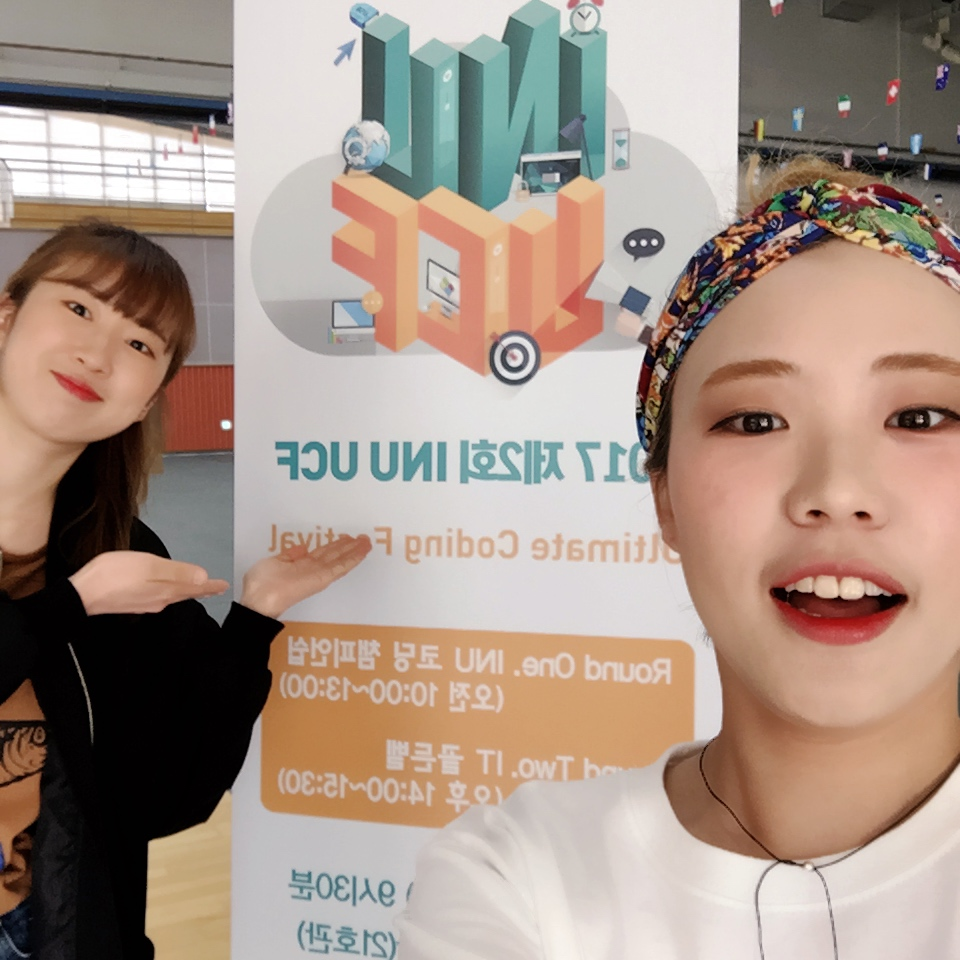
//> input picture input/IMG_6385.JPG, 960 x 960 px
$ ./2-3 ../input/IMG_6385.JPG   (built with g++ and OpenCV 4)
//> lines starting //> are read from the running program, lines starting //| are printed output that depends on the picture; after the words box and inside, x2 and y2 are one past the last pixel; in counts of white or black regions, pixels touching at a corner belong together
#include <opencv2/opencv.hpp>
#include <iostream>

using namespace cv;
using namespace std;

void addSaltAndPepperNoise(Mat& img, double noise_ratio)
{
	int rows = img.rows;
	int cols = img.cols;
	int ch = img.channels();
	int num_of_noise_pixels = (int)((double)(rows*cols*ch)*noise_ratio);

	for (int i = 0; i < num_of_noise_pixels; i++)
	{
		int r = rand() % rows;
		int c = rand() % cols;
		int _ch = rand() % ch;

		uchar* pixel = img.ptr<uchar>(r) + (c*ch) + _ch;

		*pixel = (rand() % 2 == 1) ? 255 : 0;
	}
}

int main(int agrc,char ** argv)
{
	Mat inputImg;
	Mat spImg;

	inputImg = imread(argv[1], IMREAD_UNCHANGED);
//> inputImg is the input picture: 960 rows x 960 cols, CV_8UC3; mean B, G, R 134.7, 146.8, 165.8
	resize(inputImg, inputImg, Size(), 0.25, 0.25, CV_INTER_AREA);
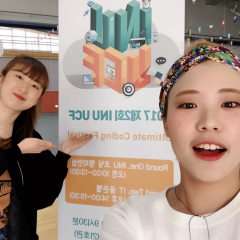
//> inputImg: 240 rows x 240 cols, CV_8UC3; mean B, G, R 134.7, 146.8, 165.8

	spImg = inputImg.clone();
	addSaltAndPepperNoise(spImg, 0.05);
//> after the loop in addSaltAndPepperNoise, `for (int i = 0; i < num_of_noise_pixels; i++)`:
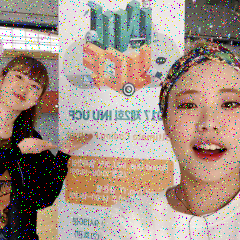
//> img: 240 rows x 240 cols, CV_8UC3; 13.89% of pixels changed, all inside (x1, y1, x2, y2) = (0, 0, 240, 240)

	Mat localAvgImg;
	blur(spImg, localAvgImg, Size(5, 5));
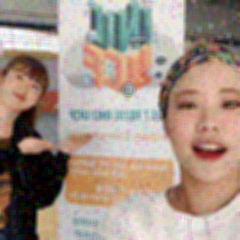
//> localAvgImg: 240 rows x 240 cols, CV_8UC3; mean B, G, R 134.4, 145.9, 163.8

	Mat gaussianSmoothedImg;
	GaussianBlur(spImg, gaussianSmoothedImg, Size(5, 5), 1.5);

	Mat medianFilteredImg;
	medianBlur(spImg, medianFilteredImg,11);
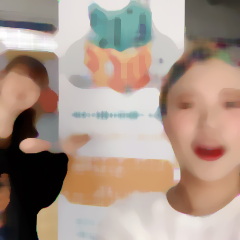
//> medianFilteredImg: 240 rows x 240 cols, CV_8UC3; mean B, G, R 136.5, 149.1, 168.5

	imshow("Original", inputImg);
	imshow("SaltAndPepper", spImg);
	imshow("LocalAveraging", localAvgImg);
	imshow("gaussianSmoothing", gaussianSmoothedImg);
	imshow("medianFiltered", medianFilteredImg);


	waitKey(0);
	return 0;
}

$ run again, on input/1.png
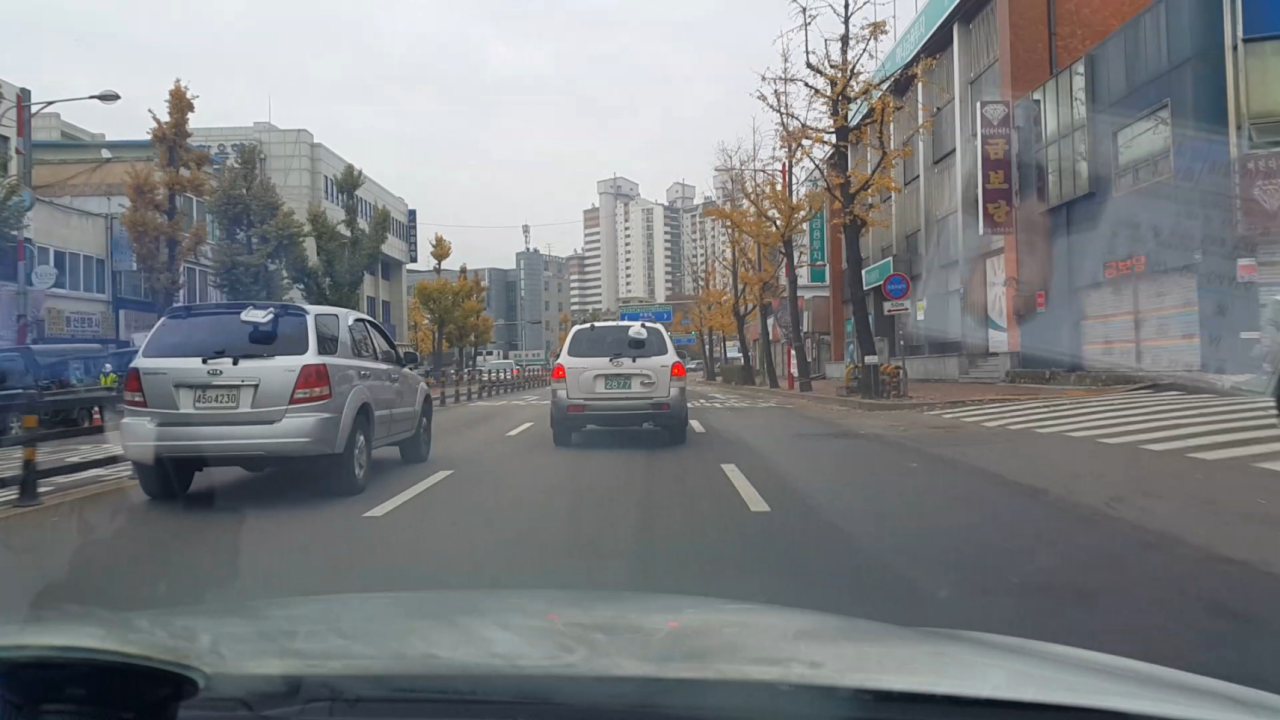
//> input picture input/1.png, 1280 x 720 px
//> inputImg is the input picture: 720 rows x 1280 cols, CV_8UC3; mean B, G, R 129.6, 127.2, 124.4
//> inputImg: 180 rows x 320 cols, CV_8UC3
//> after the loop in addSaltAndPepperNoise, `for (int i = 0; i < num_of_noise_pixels; i++)`:
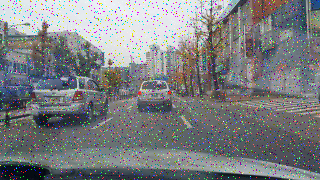
//> img: 180 rows x 320 cols, CV_8UC3; mean B, G, R 129.4, 127.1, 124.5
//> `medianBlur(spImg, medianFilteredImg,11);`:
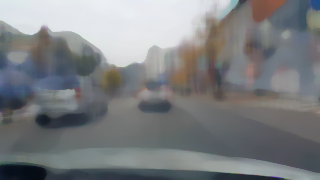
//> medianFilteredImg: 180 rows x 320 cols, CV_8UC3; mean B, G, R 129.1, 126.8, 124.2
